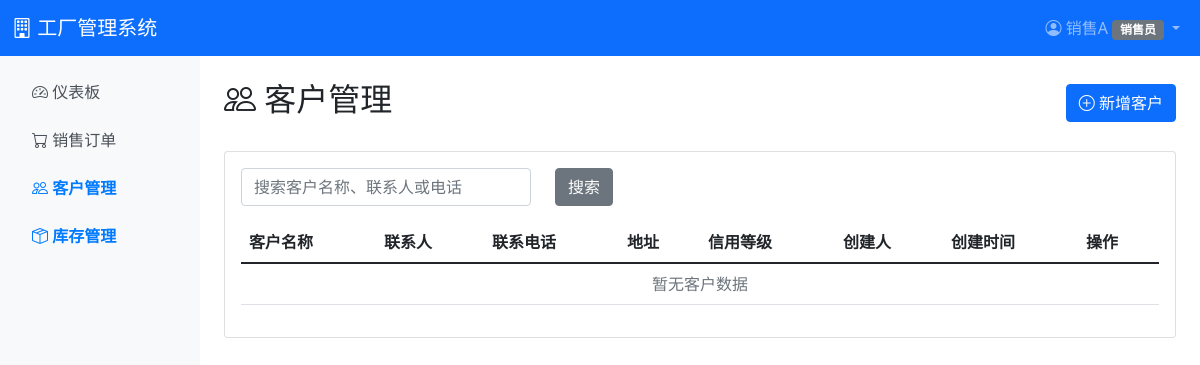
The page /inventory/customers/ (signed in) on the database as committed earlier.
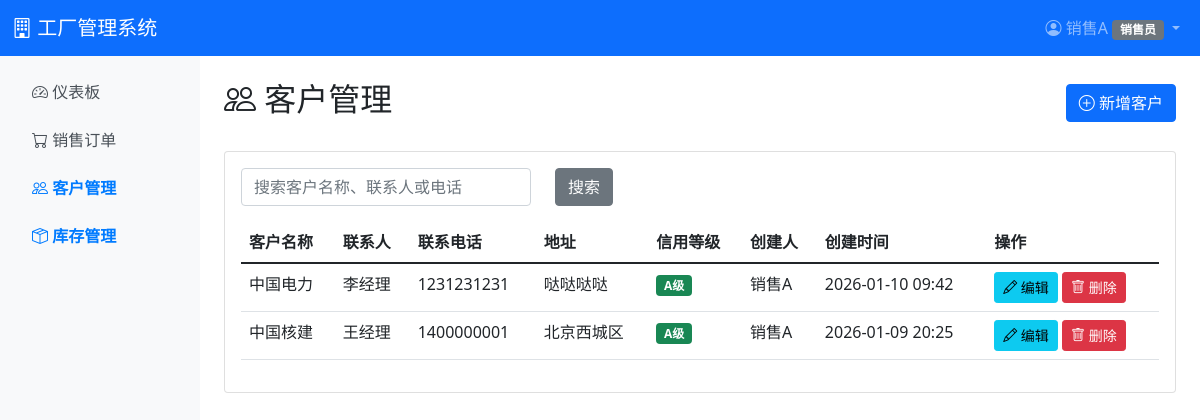
The same page on the database as committed later.
### inventory/models.py (models this page shows, shortened)
class Customer(models.Model):
    CREDIT_LEVEL_CHOICES = [
        ('A', 'A级（优秀）'),
        ('B', 'B级（良好）'),
        ('C', 'C级（一般）'),
        ('D', 'D级（较差）'),
    ]
    name = models.CharField(max_length=200, unique=True, verbose_name='客户名称')
    contact_person = models.CharField(max_length=100, verbose_name='联系人')
    phone = models.CharField(max_length=20, verbose_name='联系电话')
    address = models.TextField(verbose_name='地址')
    credit_level = models.CharField(max_length=1, choices=CREDIT_LEVEL_CHOICES, default='C', verbose_name='信用等级')
    created_by = models.ForeignKey('auth.User', on_delete=models.SET_NULL, null=True, blank=True, related_name='created_customers', verbose_name='创建人')
    created_at = models.DateTimeField(auto_now_add=True, verbose_name='创建时间')
    updated_at = models.DateTimeField(auto_now=True, verbose_name='更新时间')
    class Meta:
        verbose_name = '客户'
        verbose_name_plural = '客户'
        ordering = ['-created_at']

### inventory/views.py (the view)
# urls.py: path('customers/', views.customer_list, name='customer_list'),
@login_required
@role_or_permission_required('sales', 'sales_mgr', 'ceo', permission_code='inventory.customer.view')
def customer_list(request):
    customers = Customer.objects.select_related('created_by').all()
    if request.user.profile.role == 'sales' and not request.user.profile.has_permission('inventory.customer.manage'):
        customers = customers.filter(created_by=request.user)
    elif request.user.profile.role in ['sales_mgr', 'ceo'] or request.user.profile.has_permission('inventory.customer.manage'):
        pass  # 显示所有客户
    elif not request.user.profile.has_permission('inventory.customer.manage'):
        customers = customers.filter(created_by=request.user)
    search = request.GET.get('search', '')
    if search:
        customers = customers.filter(
            Q(name__icontains=search) |
            Q(contact_person__icontains=search) |
            Q(phone__icontains=search)
        )
    context = {
        'customers': customers,
        'search': search,
    }
    return render(request, 'inventory/customer_list.html', context)

### accounts/models.py (called while the page is built)
    def has_permission(self, permission_code):
        if self.role == 'ceo':
            return True
        role_permissions = self.get_role_default_permissions()
        if permission_code in role_permissions:
            return True
        return self.permissions.filter(code=permission_code).exists()

### accounts/templatetags/permission_tags.py (called while the page is built)
@register.filter
def has_permission(user, permission_code):
    if not user or not user.is_authenticated:
        return False
    try:
        profile = user.profile
        return profile.has_permission(permission_code)
    except AttributeError:
        return False

### templates/inventory/customer_list.html (shortened to what this page needs)
{% extends 'base.html' %}
{% load permission_tags %}
{% block content %}
<div class="d-flex justify-content-between align-items-center mb-4">
    <h2><i class="bi bi-people"></i> 客户管理</h2>
    {% if user.profile.role == 'sales' or user.profile.role == 'sales_mgr' or user.profile.role == 'ceo' or user|has_permission:'inventory.customer.create' %}
    <a href="{% url 'inventory:customer_create' %}" class="btn btn-primary">
        <i class="bi bi-plus-circle"></i> 新增客户
    </a>
    {% endif %}
</div>
<div class="card">
    <div class="card-body">
        <form method="get" class="mb-3">
            <div class="row">
                <div class="col-md-4">
                    <input type="text" name="search" class="form-control" placeholder="搜索客户名称、联系人或电话" value="{{ search }}">
                </div>
                <div class="col-md-2">
                    <button type="submit" class="btn btn-secondary">搜索</button>
                </div>
            </div>
        </form>
        <div class="table-responsive">
            <table class="table table-hover">
                <thead>
                    <tr>
                        <th>客户名称</th>
                        <th>联系人</th>
                        <th>联系电话</th>
                        <th>地址</th>
                        <th>信用等级</th>
                        <th>创建人</th>
                        <th>创建时间</th>
                        <th>操作</th>
                    </tr>
                </thead>
                <tbody>
                    {% for customer in customers %}
                    <tr>
                        <td>{{ customer.name }}</td>
                        <td>{{ customer.contact_person }}</td>
                        <td>{{ customer.phone }}</td>
                        <td>{{ customer.address|truncatewords:10 }}</td>
                        <td>
                            {% if customer.credit_level == 'A' %}
                            <span class="badge bg-success">A级</span>
                            {% elif customer.credit_level == 'B' %}
                            <span class="badge bg-info">B级</span>
                            {% elif customer.credit_level == 'C' %}
                            <span class="badge bg-warning">C级</span>
                            {% else %}
                            <span class="badge bg-danger">D级</span>
                            {% endif %}
                        </td>
                        <td>{{ customer.created_by.username|default:"系统" }}</td>
                        <td>{{ customer.created_at|date:"Y-m-d H:i" }}</td>
                        <td>
                            {% if user.profile.role == 'sales' %}
                                {% if customer.created_by == user or user|has_permission:'inventory.customer.manage' %}
                                <a href="{% url 'inventory:customer_edit' customer.pk %}" class="btn btn-sm btn-info">
                                    <i class="bi bi-pencil"></i> 编辑
                                </a>
                                <a href="{% url 'inventory:customer_delete' customer.pk %}" class="btn btn-sm btn-danger">
                                    <i class="bi bi-trash"></i> 删除
                                </a>
                                {% endif %}
                            {% elif user|has_permission:'inventory.customer.edit' %}
                                {% if customer.created_by == user %}
                                <a href="{% url 'inventory:customer_edit' customer.pk %}" class="btn btn-sm btn-info">
                                    <i class="bi bi-pencil"></i> 编辑
                                </a>
                                {% endif %}
                            {% endif %}
                        </td>
                    </tr>
                    {% empty %}
                    <tr>
                        <td colspan="8" class="text-center text-muted">暂无客户数据</td>
                    </tr>
                    {% endfor %}
                </tbody>
            </table>
        </div>
    </div>
</div>
{% endblock %}

Rows that differ between the two databases and show on the page:
added Customer: name "中国电力", contact_person "李经理", phone "1231231231", address "哒哒哒哒", credit_level "A级", created_by.username "销售A", created_at "2026-01-10 09:42", shows "编辑"
added Customer: name "中国核建", contact_person "王经理", phone "1400000001", address "北京西城区", credit_level "A级", created_by.username "销售A", created_at "2026-01-09 20:25", shows "编辑"
Other text that changed with them:
text no longer shown: "暂无客户数据"
